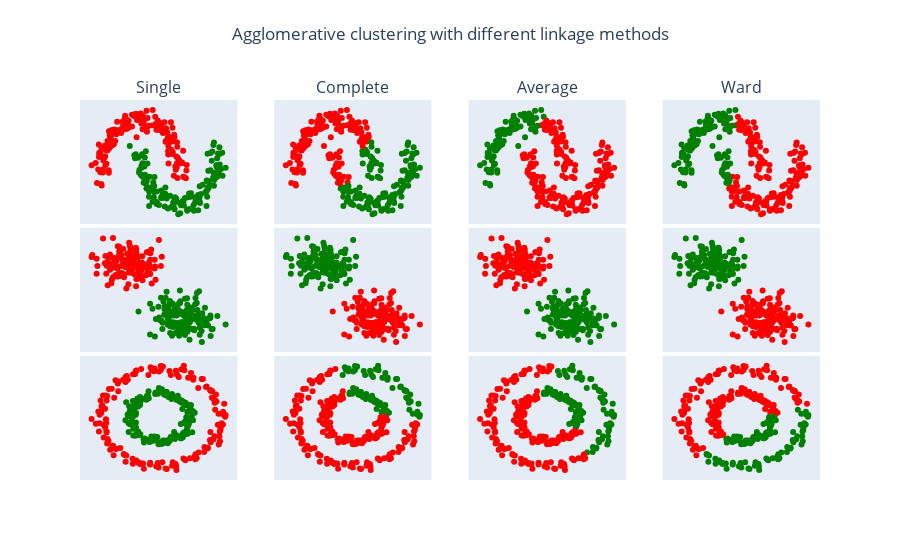

Notebook code cell kept with this figure:
### Code cell
from sklearn.datasets import make_blobs, make_moons, make_circles

import matplotlib.pyplot as plt
import plotly.graph_objects as go
from plotly.subplots import make_subplots


X_moons, y_moons = make_moons(n_samples=300, noise=0.1, random_state=47)
X_blobs, y_blobs = make_blobs(n_samples=300, centers=2, cluster_std=2.0, random_state=107)
X_circs, y_circs = make_circles(n_samples=300, noise=0.05, random_state=47, factor=0.5)


fig = make_subplots(rows=3, cols=4, vertical_spacing=0.01, horizontal_spacing=0.05,
                    subplot_titles=("Single", "Complete", "Average", "Ward"))
linkage_methods = ['single', 'complete', 'average', 'ward']

def cluster2color(clusters):
    return ['red' if i == 0 else  'green' for i in clusters]

for idx, linkage_method in enumerate(linkage_methods):
    
    fig.add_trace(
        go.Scatter(
            x=X_moons[:, 0], 
            y=X_moons[:, 1], 
            mode='markers', 
            marker=dict(color=cluster2color(predict_clusters(X_moons, linkage=linkage_method))),
        ),
        row=1, col=idx+1
    )
    
    fig.add_trace(
        go.Scatter(
            x=X_blobs[:, 0], 
            y=X_blobs[:, 1], 
            mode='markers', 
            marker=dict(color=cluster2color(predict_clusters(X_blobs, linkage=linkage_method))),
        ),
        row=2, col=idx+1
    )
    
    fig.add_trace(
        go.Scatter(
            x=X_circs[:, 0], 
            y=X_circs[:, 1], 
            mode='markers', 
            marker=dict(color=cluster2color(predict_clusters(X_circs, linkage=linkage_method))),
        ),
        row=3, col=idx+1
    )

# for i in range(3):
#     fig.data[i].visible = True

# fig.update_layout(
#     updatemenus=[
#         dict(
#             type="buttons",
#             direction="right",
#             showactive=True,
#             x=0.5,
#             xanchor="center",
#             y=1.2,
#             yanchor="top",
#             buttons=list([
#                 dict(label=linkage_method,
#                      method="update",
#                      args=[{"visible": [False] * i * 3 + [True] * 3  + [False] * 3 * (4 - i)}])
#                 for i, linkage_method in enumerate(linkage_methods)
#             ]),
#         )
#     ]
# )

fig.update_layout(
    autosize=True,
    height=700,
    title={"text": "Agglomerative clustering with different linkage methods", "x": 0.5, "y": 0.95},
    showlegend=False,
)

fig.update_xaxes(visible=False)
fig.update_yaxes(visible=False)

fig.show()

### Figure 1 — Plotly figure (JSON) as saved in the notebook; plotly's stock layout.template omitted (floating-point values rounded to 4 significant figures; data arrays with more than 128 entries replaced by an {"elided": "..."} marker saying what was removed)
{"data": [{"marker": {"color": {"elided": "300 str values"}}, "mode": "markers", "type": "scatter", "x": {"elided": "300 float values"}, "xaxis": "x", "y": {"elided": "300 float values"}, "yaxis": "y"}, {"marker": {"color": {"elided": "300 str values"}}, "mode": "markers", "type": "scatter", "x": {"elided": "300 float values"}, "xaxis": "x5", "y": {"elided": "300 float values"}, "yaxis": "y5"}, {"marker": {"color": {"elided": "300 str values"}}, "mode": "markers", "type": "scatter", "x": {"elided": "300 float values"}, "xaxis": "x9", "y": {"elided": "300 float values"}, "yaxis": "y9"}, {"marker": {"color": {"elided": "300 str values"}}, "mode": "markers", "type": "scatter", "x": {"elided": "300 float values"}, "xaxis": "x2", "y": {"elided": "300 float values"}, "yaxis": "y2"}, {"marker": {"color": {"elided": "300 str values"}}, "mode": "markers", "type": "scatter", "x": {"elided": "300 float values"}, "xaxis": "x6", "y": {"elided": "300 float values"}, "yaxis": "y6"}, {"marker": {"color": {"elided": "300 str values"}}, "mode": "markers", "type": "scatter", "x": {"elided": "300 float values"}, "xaxis": "x10", "y": {"elided": "300 float values"}, "yaxis": "y10"}, {"marker": {"color": {"elided": "300 str values"}}, "mode": "markers", "type": "scatter", "x": {"elided": "300 float values"}, "xaxis": "x3", "y": {"elided": "300 float values"}, "yaxis": "y3"}, {"marker": {"color": {"elided": "300 str values"}}, "mode": "markers", "type": "scatter", "x": {"elided": "300 float values"}, "xaxis": "x7", "y": {"elided": "300 float values"}, "yaxis": "y7"}, {"marker": {"color": {"elided": "300 str values"}}, "mode": "markers", "type": "scatter", "x": {"elided": "300 float values"}, "xaxis": "x11", "y": {"elided": "300 float values"}, "yaxis": "y11"}, {"marker": {"color": {"elided": "300 str values"}}, "mode": "markers", "type": "scatter", "x": {"elided": "300 float values"}, "xaxis": "x4", "y": {"elided": "300 float values"}, "yaxis": "y4"}, {"marker": {"color": {"elided": "300 str values"}}, "mode": "markers", "type": "scatter", "x": {"elided": "300 float values"}, "xaxis": "x8", "y": {"elided": "300 float values"}, "yaxis": "y8"}, {"marker": {"color": {"elided": "300 str values"}}, "mode": "markers", "type": "scatter", "x": {"elided": "300 float values"}, "xaxis": "x12", "y": {"elided": "300 float values"}, "yaxis": "y12"}], "layout": {"annotations": [{"font": {"size": 16}, "showarrow": false, "text": "Single", "x": 0.1062, "xanchor": "center", "xref": "paper", "y": 1, "yanchor": "bottom", "yref": "paper"}, {"font": {"size": 16}, "showarrow": false, "text": "Complete", "x": 0.3688, "xanchor": "center", "xref": "paper", "y": 1, "yanchor": "bottom", "yref": "paper"}, {"font": {"size": 16}, "showarrow": false, "text": "Average", "x": 0.6313, "xanchor": "center", "xref": "paper", "y": 1, "yanchor": "bottom", "yref": "paper"}, {"font": {"size": 16}, "showarrow": false, "text": "Ward", "x": 0.8938, "xanchor": "center", "xref": "paper", "y": 1, "yanchor": "bottom", "yref": "paper"}], "autosize": true, "showlegend": false, "title": {"text": "Agglomerative clustering with different linkage methods", "x": 0.5, "y": 0.95}, "xaxis": {"anchor": "y", "autorange": true, "domain": [0, 0.2125], "range": [-1.47, 2.447], "type": "linear", "visible": false}, "xaxis10": {"anchor": "y10", "autorange": true, "domain": [0.2625, 0.475], "range": [-1.34, 1.273], "type": "linear", "visible": false}, "xaxis11": {"anchor": "y11", "autorange": true, "domain": [0.525, 0.7375], "range": [-1.34, 1.273], "type": "linear", "visible": false}, "xaxis12": {"anchor": "y12", "autorange": true, "domain": [0.7875, 1], "range": [-1.34, 1.273], "type": "linear", "visible": false}, "xaxis2": {"anchor": "y2", "autorange": true, "domain": [0.2625, 0.475], "range": [-1.47, 2.447], "type": "linear", "visible": false}, "xaxis3": {"anchor": "y3", "autorange": true, "domain": [0.525, 0.7375], "range": [-1.47, 2.447], "type": "linear", "visible": false}, "xaxis4": {"anchor": "y4", "autorange": true, "domain": [0.7875, 1], "range": [-1.47, 2.447], "type": "linear", "visible": false}, "xaxis5": {"anchor": "y5", "autorange": true, "domain": [0, 0.2125], "range": [-13.93, 9.018], "type": "linear", "visible": false}, "xaxis6": {"anchor": "y6", "autorange": true, "domain": [0.2625, 0.475], "range": [-13.93, 9.018], "type": "linear", "visible": false}, "xaxis7": {"anchor": "y7", "autorange": true, "domain": [0.525, 0.7375], "range": [-13.93, 9.018], "type": "linear", "visible": false}, "xaxis8": {"anchor": "y8", "autorange": true, "domain": [0.7875, 1], "range": [-13.93, 9.018], "type": "linear", "visible": false}, "xaxis9": {"anchor": "y9", "autorange": true, "domain": [0, 0.2125], "range": [-1.34, 1.273], "type": "linear", "visible": false}, "yaxis": {"anchor": "x", "autorange": true, "domain": [0.6733, 1], "range": [-0.8229, 1.338], "type": "linear", "visible": false}, "yaxis10": {"anchor": "x10", "autorange": true, "domain": [0, 0.3267], "range": [-1.278, 1.26], "type": "linear", "visible": false}, "yaxis11": {"anchor": "x11", "autorange": true, "domain": [0, 0.3267], "range": [-1.278, 1.26], "type": "linear", "visible": false}, "yaxis12": {"anchor": "x12", "autorange": true, "domain": [0, 0.3267], "range": [-1.278, 1.26], "type": "linear", "visible": false}, "yaxis2": {"anchor": "x2", "autorange": true, "domain": [0.6733, 1], "range": [-0.8229, 1.338], "type": "linear", "visible": false}, "yaxis3": {"anchor": "x3", "autorange": true, "domain": [0.6733, 1], "range": [-0.8229, 1.338], "type": "linear", "visible": false}, "yaxis4": {"anchor": "x4", "autorange": true, "domain": [0.6733, 1], "range": [-0.8229, 1.338], "type": "linear", "visible": false}, "yaxis5": {"anchor": "x5", "autorange": true, "domain": [0.3367, 0.6633], "range": [-11.98, 11.93], "type": "linear", "visible": false}, "yaxis6": {"anchor": "x6", "autorange": true, "domain": [0.3367, 0.6633], "range": [-11.98, 11.93], "type": "linear", "visible": false}, "yaxis7": {"anchor": "x7", "autorange": true, "domain": [0.3367, 0.6633], "range": [-11.98, 11.93], "type": "linear", "visible": false}, "yaxis8": {"anchor": "x8", "autorange": true, "domain": [0.3367, 0.6633], "range": [-11.98, 11.93], "type": "linear", "visible": false}, "yaxis9": {"anchor": "x9", "autorange": true, "domain": [0, 0.3267], "range": [-1.278, 1.26], "type": "linear", "visible": false}}}
